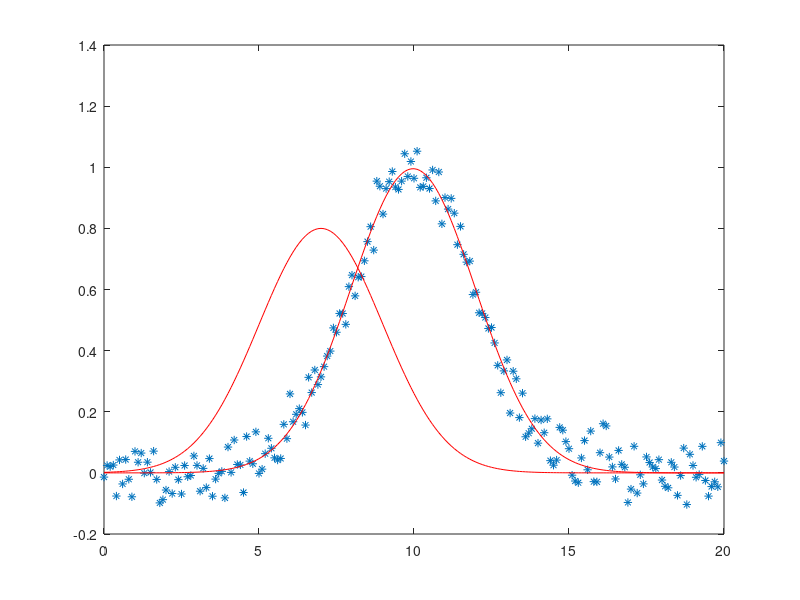

Write the MATLAB code that produced this figure.
% Levenberg-Marquardt method for approximating gaussian curve in form 
% f(x) = exp(-(x-c)^2/(2*sigma^2)) with added some noise.

close all;
clear all;
clc;

x = 0:0.1:20;

f = gaussmf(x, [2, 10]);
f = f + randn(size(f)) * 0.05;

plot(x, f, '*');
hold on;

sigma = 2;
c = 7;
w = 0.8;

Theta = [w; sigma; c];
y = Theta(1) * gaussmf(x, [Theta(2), Theta(3)]);

plot(x, y, 'r');

N = 1000;
for i = 1:N
    dy_dw = gaussmf(x, [Theta(2), Theta(3)]);
    dy_dsigma = Theta(1) * (x - Theta(3)).^2 / (Theta(2)^3) .* y;
    dy_dc = Theta(1) * (x - Theta(3)) / (Theta(2)^2) .* y;
    
    Z = [dy_dw' dy_dsigma' dy_dc'];
    e = f' - y';

    Theta = Theta + pinv(Z'*Z + 0.1*eye(3))*Z'*e;
    y = Theta(1) * gaussmf(x, [Theta(2), Theta(3)]);
end

plot(x, y, 'r');
